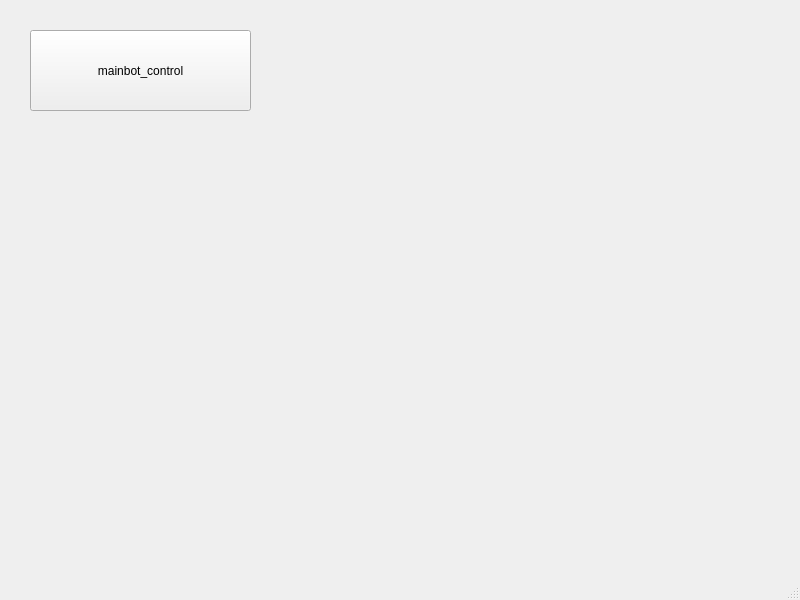
<?xml version="1.0" encoding="UTF-8"?>
<ui version="4.0">
 <class>MainWindow</class>
 <widget class="QMainWindow" name="MainWindow">
  <property name="geometry">
   <rect>
    <x>0</x>
    <y>0</y>
    <width>800</width>
    <height>600</height>
   </rect>
  </property>
  <property name="windowTitle">
   <string>MainWindow</string>
  </property>
  <widget class="QWidget" name="centralwidget">
   <widget class="QPushButton" name="mainbot_contorl_open_btn">
    <property name="geometry">
     <rect>
      <x>30</x>
      <y>30</y>
      <width>221</width>
      <height>81</height>
     </rect>
    </property>
    <property name="text">
     <string>mainbot_control</string>
    </property>
   </widget>
  </widget>
  <widget class="QMenuBar" name="menubar">
   <property name="geometry">
    <rect>
     <x>0</x>
     <y>0</y>
     <width>800</width>
     <height>28</height>
    </rect>
   </property>
  </widget>
  <widget class="QStatusBar" name="statusbar"/>
 </widget>
 <resources/>
 <connections/>
</ui>
